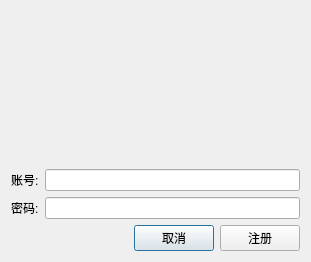
<?xml version="1.0" encoding="UTF-8"?>
<ui version="4.0">
 <class>RegisterDialog</class>
 <widget class="QDialog" name="RegisterDialog">
  <property name="geometry">
   <rect>
    <x>0</x>
    <y>0</y>
    <width>311</width>
    <height>262</height>
   </rect>
  </property>
  <property name="windowTitle">
   <string>Dialog</string>
  </property>
  <layout class="QVBoxLayout" name="verticalLayout">
   <item>
    <layout class="QFormLayout" name="formLayout">
     <item row="0" column="1">
      <spacer name="verticalSpacer">
       <property name="orientation">
        <enum>Qt::Vertical</enum>
       </property>
       <property name="sizeHint" stdset="0">
        <size>
         <width>20</width>
         <height>40</height>
        </size>
       </property>
      </spacer>
     </item>
     <item row="1" column="0">
      <widget class="QLabel" name="un_label">
       <property name="text">
        <string>账号:</string>
       </property>
      </widget>
     </item>
     <item row="1" column="1">
      <widget class="QLineEdit" name="un_lineEdit"/>
     </item>
     <item row="2" column="0">
      <widget class="QLabel" name="pw_label">
       <property name="text">
        <string>密码:</string>
       </property>
      </widget>
     </item>
     <item row="2" column="1">
      <widget class="QLineEdit" name="pw_lineEdit">
       <property name="echoMode">
        <enum>QLineEdit::Password</enum>
       </property>
      </widget>
     </item>
    </layout>
   </item>
   <item>
    <layout class="QHBoxLayout" name="horizontalLayout">
     <item>
      <spacer name="horizontalSpacer">
       <property name="orientation">
        <enum>Qt::Horizontal</enum>
       </property>
       <property name="sizeHint" stdset="0">
        <size>
         <width>40</width>
         <height>20</height>
        </size>
       </property>
      </spacer>
     </item>
     <item>
      <widget class="QPushButton" name="cancel_pushButton">
       <property name="text">
        <string>取消</string>
       </property>
      </widget>
     </item>
     <item>
      <widget class="QPushButton" name="reg_pushButton">
       <property name="text">
        <string>注册</string>
       </property>
      </widget>
     </item>
    </layout>
   </item>
  </layout>
 </widget>
 <resources/>
 <connections/>
</ui>
